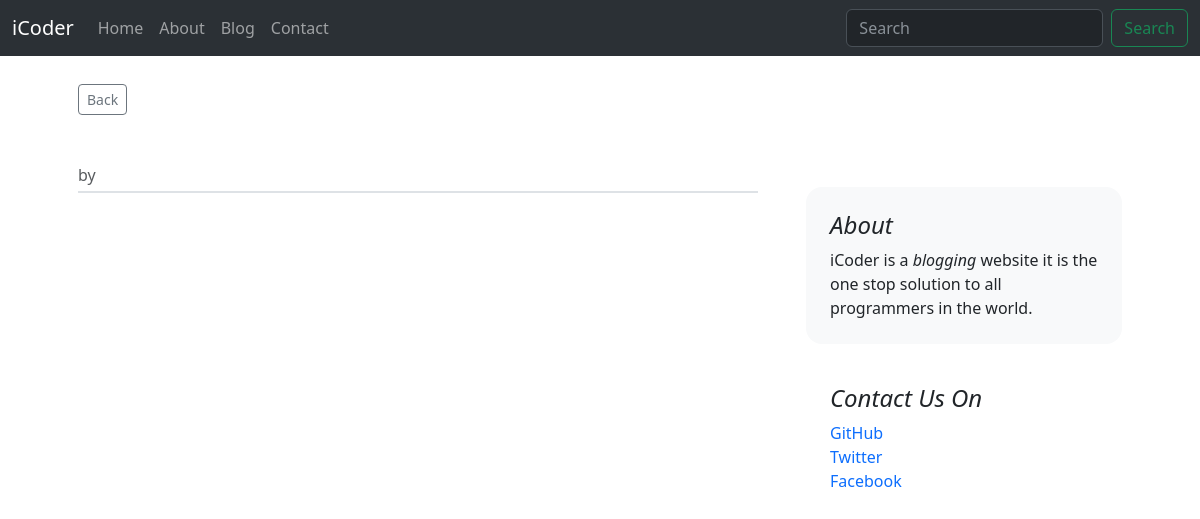
Before: /blog/the-impact-of-ai-on-software-development-trends-and-best-practices with the older database file.
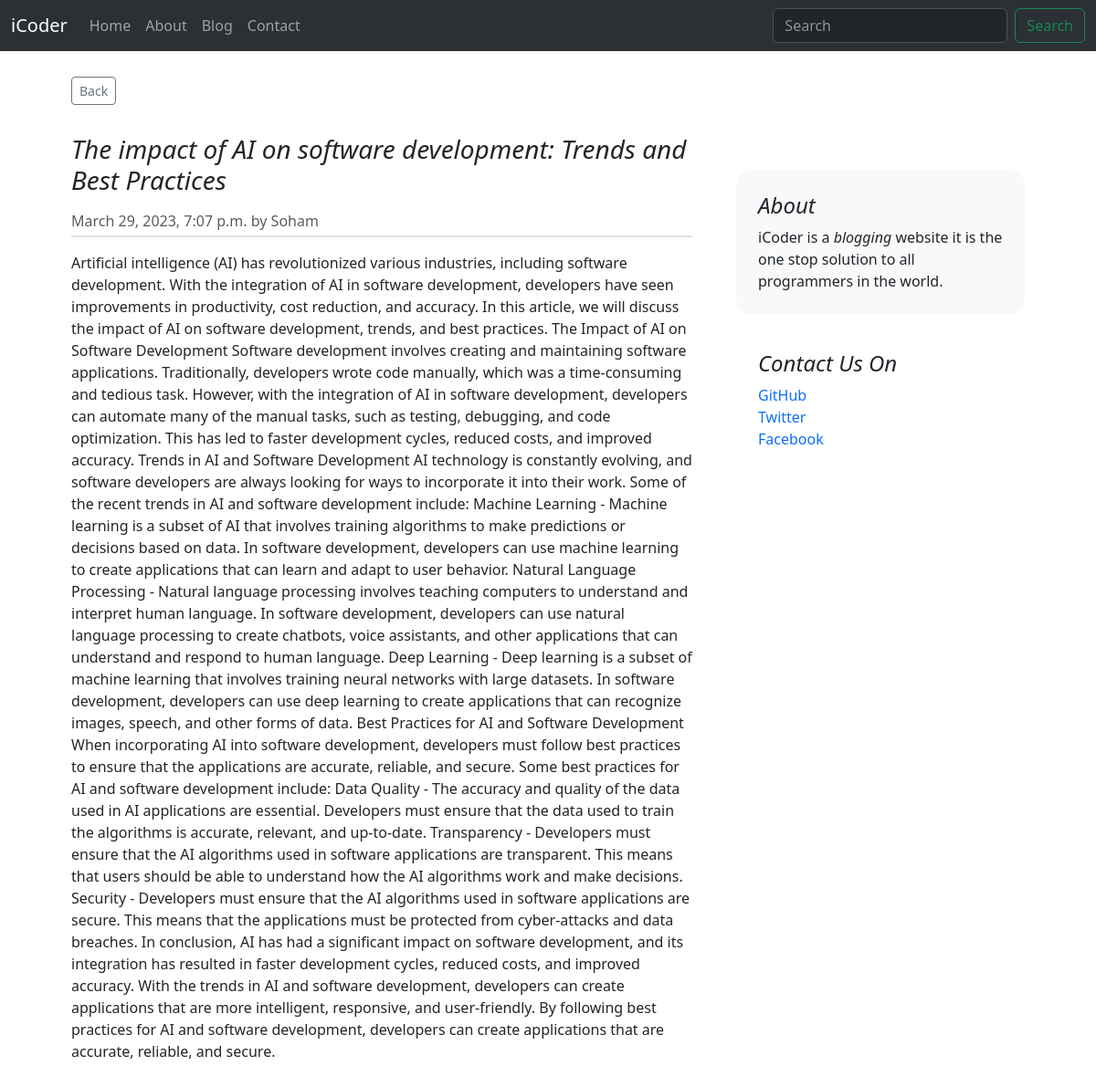
After: the same page with the newer database file.
### blog/models.py (models this page shows, shortened)
class Post(models.Model):
    sno = models.AutoField(primary_key=True)
    title = models.CharField(max_length=255)
    author = models.CharField(max_length=13)
    content = models.TextField()
    timestamp = models.DateTimeField(blank=True)
    slug = models.SlugField(null=True, max_length=255)

### blog/views.py (the view)
# urls.py: path("<slug:slug>", views.blogPost, name='post_detail'),
def blogPost(request, slug):
    post = Post.objects.filter(slug=slug).first()
    context = {"post": post}
    return render(request, "blog/blogpost.html", context)

### templates/blog/blogpost.html (shortened to what this page needs)
{% extends '../base.html' %}
{% block body %}
<div class="container px-5">
    <div class="row g-5 mt-1 mb-4">
        <div class="d-grid gap-2 d-md-flex justify-content-between my-4" id="back">
            <a href="/blog"><button id="backbutton" type="button"
                    class="btn btn-outline-secondary btn-sm">Back</button></a>
        </div>
        <div class="col-md-8 mt-2">
            <article class="blog-post">
                <h3 class="pb-2 fst-italic">{{post.title}}</h3>
                <p class="blog-post-meta text-body-secondary border-bottom border-2 mb-3 pb-1">{{post.timestamp}} by {{post.author}}</p>
                <p>{{post.content}}</p>
            </article>
        </div>
        <div class="col-md-4">
            <div class="position-sticky" style="top: 2rem;">
                <div class="p-4 mb-3 bg-light rounded-4">
                    <h4 class="fst-italic">About</h4>
                    <p class="mb-0">iCoder is a <em>blogging</em> website it is the one stop solution to all programmers
                        in the world.</p>
                </div>
                <div class="p-4">
                    <h4 class="fst-italic">Contact Us On</h4>
                    <ol class="list-unstyled">
                        <li><a href="#" class="text-decoration-none">GitHub</a></li>
                        <li><a href="#" class="text-decoration-none">Twitter</a></li>
                        <li><a href="#" class="text-decoration-none">Facebook</a></li>
                    </ol>
                </div>
            </div>
        </div>
    </div>
</div>
{% endblock body %}

Changed rows visible on the page:
added Post: title "The impact of AI on software development: Trends and Best Practices", timestamp "March 29, 2023, 7:07 p.m.", author "Soham", content "Artificial intelligence (AI) has revolutionized various industries, including software development. With the integration of AI in software development, developers have seen improvements in productivity, cost reduction, and accuracy. In this article, we will discuss the impact of AI on software development, trends, and best practices. The Impact of AI on Software Development Software development involves creating and maintaining software applications. Traditionally, developers wrote code manually, which was a time-consuming and tedious task. However, with the integration of AI in software development, developers can automate many of the manual tasks, such as testing, debugging, and code…"
